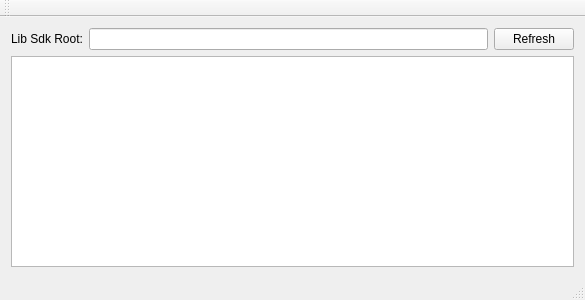
<?xml version="1.0" encoding="UTF-8"?>
<ui version="4.0">
 <class>MainWindow</class>
 <widget class="QMainWindow" name="MainWindow">
  <property name="geometry">
   <rect>
    <x>0</x>
    <y>0</y>
    <width>585</width>
    <height>300</height>
   </rect>
  </property>
  <property name="windowTitle">
   <string>Multi-link SdkListTool</string>
  </property>
  <widget class="QWidget" name="centralWidget">
   <layout class="QGridLayout" name="gridLayout">
    <item row="0" column="1">
     <widget class="QLineEdit" name="lineEdit">
      <property name="text">
       <string/>
      </property>
     </widget>
    </item>
    <item row="0" column="0">
     <widget class="QLabel" name="label">
      <property name="text">
       <string>Lib Sdk Root:</string>
      </property>
     </widget>
    </item>
    <item row="0" column="2">
     <widget class="QPushButton" name="pushButton">
      <property name="text">
       <string>Refresh</string>
      </property>
     </widget>
    </item>
    <item row="2" column="0" colspan="3">
     <widget class="QTableWidget" name="tableWidget"/>
    </item>
   </layout>
  </widget>
  <widget class="QMenuBar" name="menuBar">
   <property name="geometry">
    <rect>
     <x>0</x>
     <y>0</y>
     <width>585</width>
     <height>17</height>
    </rect>
   </property>
  </widget>
  <widget class="QToolBar" name="mainToolBar">
   <attribute name="toolBarArea">
    <enum>TopToolBarArea</enum>
   </attribute>
   <attribute name="toolBarBreak">
    <bool>false</bool>
   </attribute>
  </widget>
  <widget class="QStatusBar" name="statusBar"/>
 </widget>
 <layoutdefault spacing="6" margin="11"/>
 <resources/>
 <connections/>
</ui>
